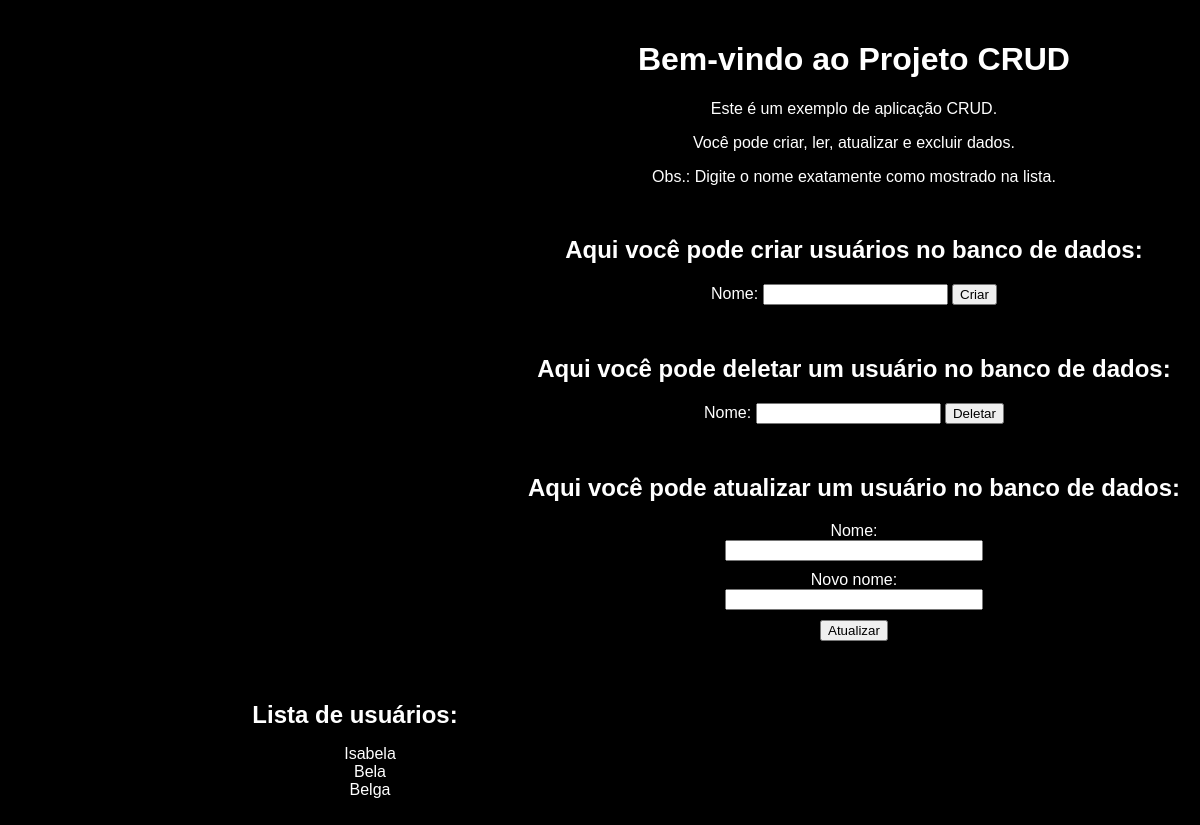
Before: / with the older database file.
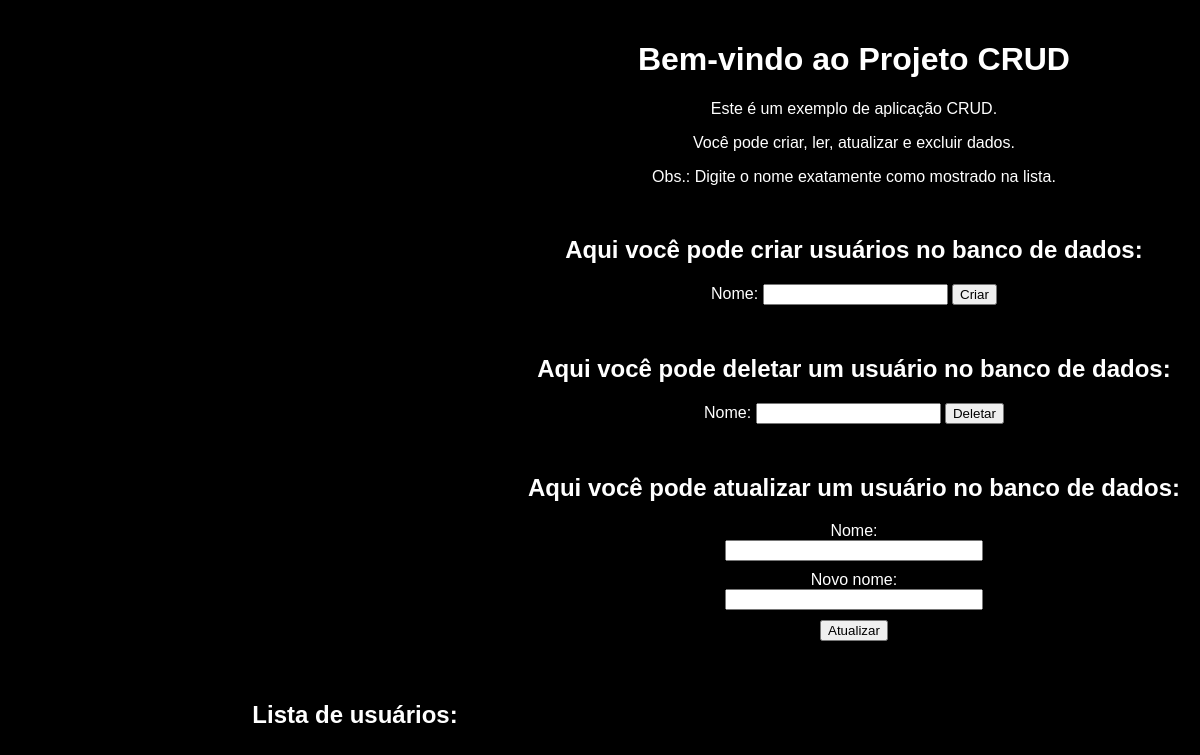
After: the same page with the newer database file.
### main.py (models this page shows)
class Usuario(Base):
    __tablename__ = 'usuarios'
    id = Column(Integer, primary_key=True, autoincrement=True)
    name = Column(String(40), unique=True)

### views.py (the view)
@app.route('/')
def index():
    sessao = _Sessao()
    usuarios = sessao.query(Usuario)
    return render_template('index.html', usuarios=usuarios)

### templates/index.html (shortened to what this page needs)
<!DOCTYPE html>
<html lang="pt-br, en">
<head>
    <link rel="stylesheet" href="/static/index.css">
</head>
<body>
    <div class="forms">
        <h1>Bem-vindo ao Projeto CRUD</h1>
        <p>Este é um exemplo de aplicação CRUD.</p>
        <p>Você pode criar, ler, atualizar e excluir dados.</p>
        <p>Obs.: Digite o nome exatamente como mostrado na lista.</p>
        <h2>Aqui você pode criar usuários no banco de dados:</h2>
        <form action='../create' method="post">
            <label for="name">Nome:</label>
            <input type="text" id="name" name="name" required>
            <button type="submit">Criar</button>
        </form>
        <h2>Aqui você pode deletar um usuário no banco de dados:</h2>
        <form action='../remove' method="post">
            <label for="name">Nome:</label>
            <input type="text" name="name" required>
            <button type="submit">Deletar</button>
        </form>
        <h2>Aqui você pode atualizar um usuário no banco de dados:</h2>
        <form action='../update' method="post">
            <label class="name_atual" for="name">Nome:</label>
            <input class="input_update" type="text" name="name" required>
            <label class="new_name" for="new_name">Novo nome:</label>
            <input class="input_update" type="text" name="new_name" required>
            <button class="bt_update" type="submit">Atualizar</button>
        </form>
    </div>
    <div class="painel">
        <h2>Lista de usuários:</h2>
        <ul>
            {% for conta in usuarios %}
                <li>{{ conta.name }}</li>
            {% endfor %}
        </ul>
    </div>
</body>
</html>

### static/index.css (style rules this page uses)
body { background-color: black; color: white; font-family: Arial, sans-serif; margin: 0; padding: 20px; text-align: center; }
h2, form { text-align: center; }
h2 { margin-top: 50px; }
form { text-align: center; margin-bottom: 20px; }
.name_atual { margin-top: 10px; display: grid; }
.new_name { margin-top: 10px; display: grid; }
.input_update { width: 250px; }
.bt_update { display: grid; margin-top: 10px; margin-left: auto; margin-right: auto; }
.forms { float: right; max-width: 700px; position: relative; }
.painel { text-align: center; width: 55vw; height: 600px; min-width: 350px; max-width: 750px; margin-top: 40px; margin-left: auto; margin-right: auto; position: relative; float: left; }
.painel h2 { display: inline; margin-inline-start: 10px; }

Changed rows visible on the page:
removed Usuario: name "Isabela"
removed Usuario: name "Bela"
removed Usuario: name "Belga"
